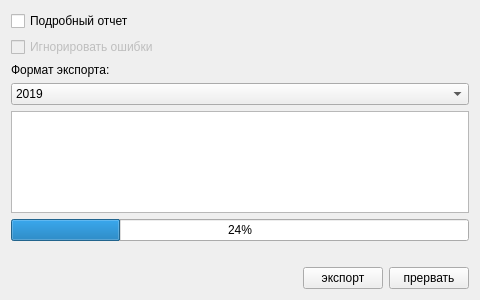
<?xml version="1.0" encoding="UTF-8"?>
<ui version="4.0">
 <class>ExportPage1</class>
 <widget class="QWidget" name="ExportPage1">
  <property name="geometry">
   <rect>
    <x>0</x>
    <y>0</y>
    <width>480</width>
    <height>300</height>
   </rect>
  </property>
  <property name="windowTitle">
   <string>Form</string>
  </property>
  <layout class="QGridLayout">
   <item row="5" column="0" colspan="5">
    <widget class="CProgressBar" name="progressBar">
     <property name="value">
      <number>24</number>
     </property>
    </widget>
   </item>
   <item row="9" column="3">
    <widget class="QPushButton" name="btnExport">
     <property name="text">
      <string>экспорт</string>
     </property>
    </widget>
   </item>
   <item row="4" column="0" colspan="5">
    <widget class="QTextBrowser" name="logBrowser"/>
   </item>
   <item row="9" column="4">
    <widget class="QPushButton" name="btnCancel">
     <property name="text">
      <string>прервать</string>
     </property>
    </widget>
   </item>
   <item row="0" column="0">
    <widget class="QCheckBox" name="chkVerboseLog">
     <property name="text">
      <string>Подробный отчет</string>
     </property>
    </widget>
   </item>
   <item row="1" column="0">
    <widget class="QCheckBox" name="chkIgnoreErrors">
     <property name="enabled">
      <bool>false</bool>
     </property>
     <property name="text">
      <string>Игнорировать ошибки</string>
     </property>
    </widget>
   </item>
   <item row="6" column="0" colspan="5">
    <spacer>
     <property name="orientation">
      <enum>Qt::Vertical</enum>
     </property>
     <property name="sizeHint" stdset="0">
      <size>
       <width>20</width>
       <height>40</height>
      </size>
     </property>
    </spacer>
   </item>
   <item row="3" column="0" colspan="5">
    <widget class="QComboBox" name="cmbExportType">
     <item>
      <property name="text">
       <string>2019</string>
      </property>
     </item>
     <item>
      <property name="text">
       <string>2020</string>
      </property>
     </item>
     <item>
      <property name="text">
       <string>2021</string>
      </property>
     </item>
    </widget>
   </item>
   <item row="2" column="0">
    <widget class="QLabel" name="lblExportType">
     <property name="text">
      <string>Формат экспорта:</string>
     </property>
    </widget>
   </item>
   <item row="9" column="2">
    <spacer>
     <property name="orientation">
      <enum>Qt::Horizontal</enum>
     </property>
     <property name="sizeHint" stdset="0">
      <size>
       <width>40</width>
       <height>20</height>
      </size>
     </property>
    </spacer>
   </item>
   <item row="8" column="2">
    <spacer name="verticalSpacer">
     <property name="orientation">
      <enum>Qt::Vertical</enum>
     </property>
     <property name="sizeHint" stdset="0">
      <size>
       <width>20</width>
       <height>40</height>
      </size>
     </property>
    </spacer>
   </item>
   <item row="9" column="0" colspan="2">
    <widget class="QLabel" name="lblRevision">
     <property name="enabled">
      <bool>false</bool>
     </property>
     <property name="text">
      <string/>
     </property>
    </widget>
   </item>
   <item row="7" column="0" colspan="5">
    <widget class="QLabel" name="lblElapsed">
     <property name="text">
      <string/>
     </property>
    </widget>
   </item>
  </layout>
 </widget>
 <customwidgets>
  <customwidget>
   <class>CProgressBar</class>
   <extends>QProgressBar</extends>
   <header>library/ProgressBar.h</header>
  </customwidget>
 </customwidgets>
 <resources/>
 <connections/>
</ui>
